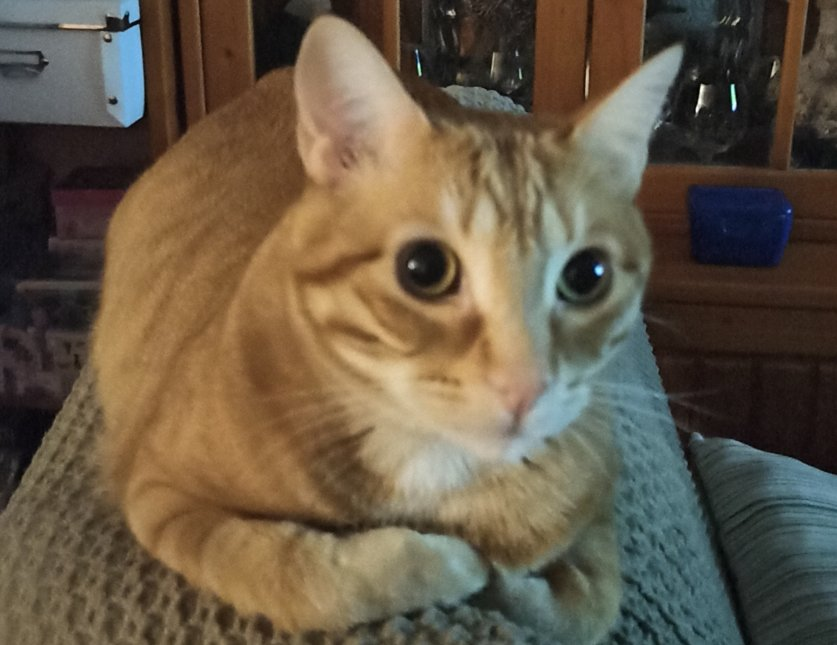
#> input picture Practicas/Práctica 2 Procesamiento básico de imágenes con OpenCV y Python/imagen.jpg, 837 x 645 px
$ jupyter execute 'Práctica 2-ejercicio 1.ipynb'
#> lines starting #> are read from the running program, lines starting #| are printed output that depends on the picture
1. **Escriba un programa en Python que use dos variables nombreA y nombreB. en nombreA guardaremos el nombre de la imagen que se va a cargar y en nombreB estará el nombre de la imagen resultante de la transformación que haremos. Calcular las dimensiones de la imagen (alto, ancho y bandas). Las transformaciones que haremos serán dos: una versión rotadas de las mismas y una versión reflejada de las mismas.**

[cell 1]
import numpy as np
import cv2, sys

nombreA="imagen.jpg"
nombreB="imagenResultadoEjercicio1.png"

#Leemos la imagen del primer argumento y la cargamos en img
img = cv2.imread(nombreA)
#> img is the input picture: shape (645, 837, 3); mean B, G, R 70.7, 89.2, 102.1

#Si la imagen no se ha podido cargar, terminamos la ejecucion
if ( img is None ):
    print(" Error al cargar imagen ")
    sys.exit()

#Obtenemos los valores de la imagen en el array dimensiones, se podrÃ­a usar img.size
dimensiones=img.shape
#> dimensiones = (645, 837, 3)

#Filas o alto
alto = dimensiones[0]
#> alto = 645

#Columnas o ancho
ancho = dimensiones[1]
#> ancho = 837

#Bandas
bandas = dimensiones[2]
#> bandas = 3

* **Realice una versión de la misma rotada 90º, en sentido horario. Dicha rotación se llevará a cabo creando una imagen nueva y copiando los pixeles desde la imagen original en las posicones adecuadas**

*Código:*

[cell 2]
#Creando imagen Rotada, para ello intercambiaremos el orden de alto y ancho en la llamada (1er parÃ¡metro es alto y 2do ancho)
imgTransformada = np.zeros((ancho, alto, bandas), np.uint8)

#Iteramos por la imagen y almacenamos el valor BGR de cada pixel y lo ponemos en la posicion adecuada

for i in range(ancho):
    for j in range(alto):
        for k in range(bandas):
            imgTransformada[i,alto-1-j,k] = img[j,i,k]
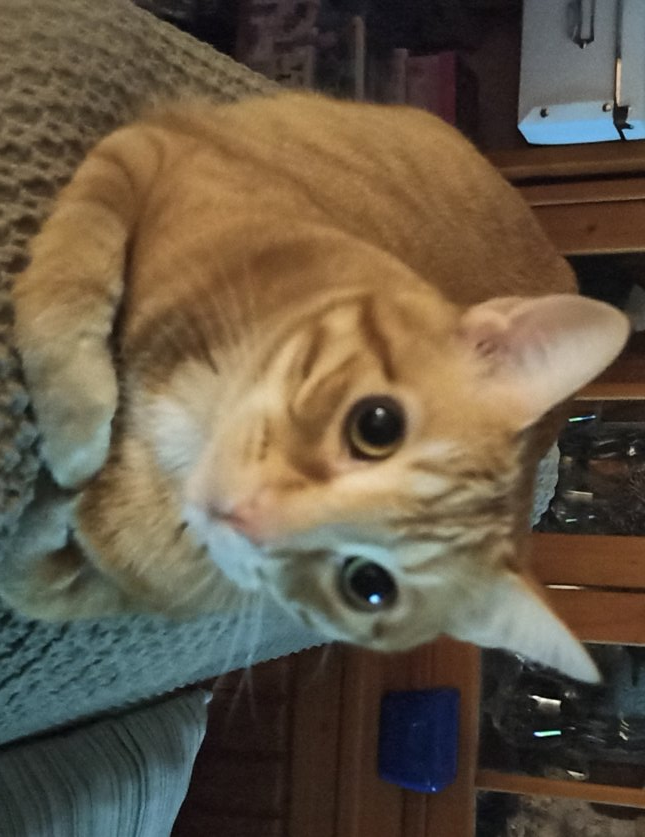
#> imgTransformada: shape (837, 645, 3); mean B, G, R 70.7, 89.2, 102.1
